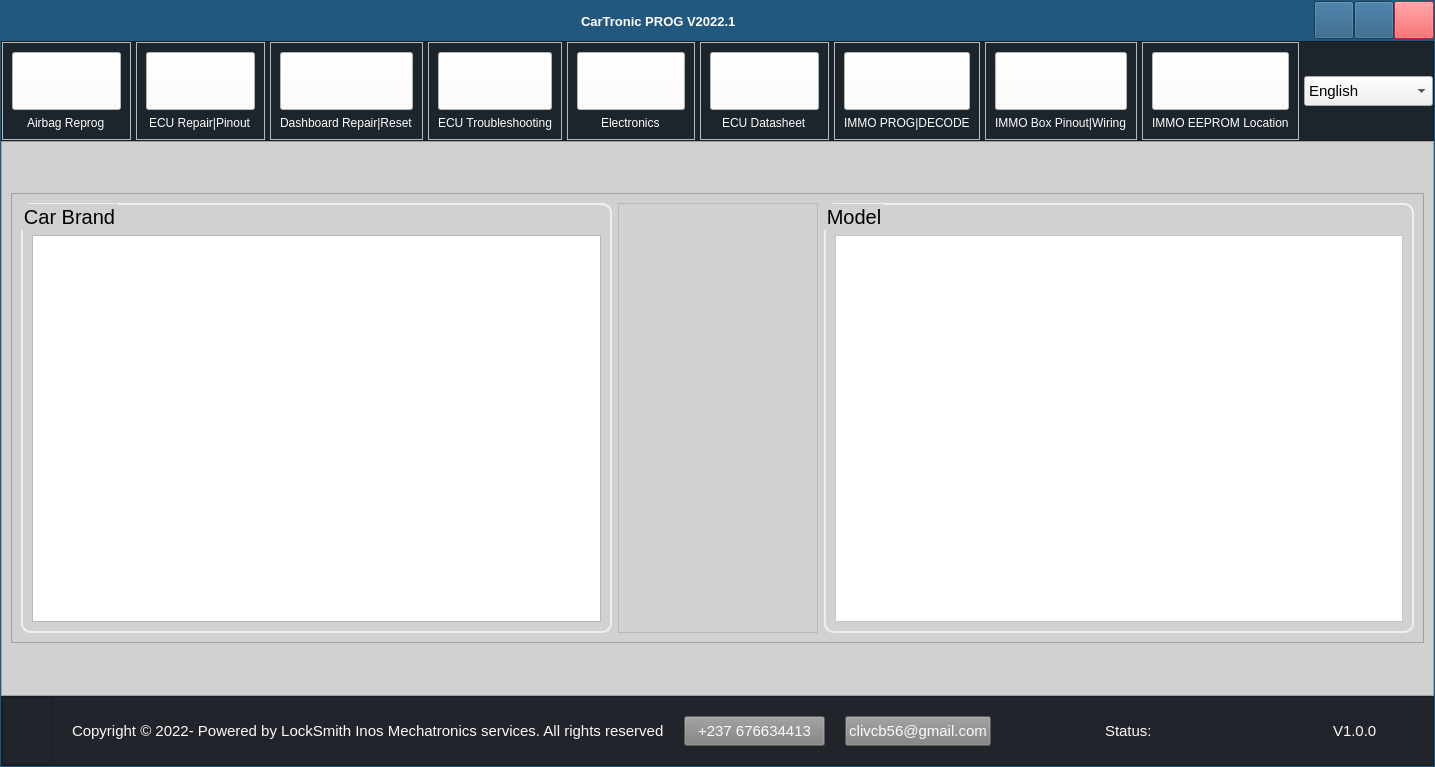
<?xml version="1.0" encoding="UTF-8"?>
<ui version="4.0">
 <class>MainWindow</class>
 <widget class="QMainWindow" name="MainWindow">
  <property name="geometry">
   <rect>
    <x>0</x>
    <y>0</y>
    <width>1435</width>
    <height>767</height>
   </rect>
  </property>
  <property name="windowTitle">
   <string>MainWindow</string>
  </property>
  <widget class="QWidget" name="centralwidget">
   <layout class="QHBoxLayout" name="horizontalLayout_2">
    <property name="spacing">
     <number>0</number>
    </property>
    <property name="leftMargin">
     <number>0</number>
    </property>
    <property name="topMargin">
     <number>0</number>
    </property>
    <property name="rightMargin">
     <number>0</number>
    </property>
    <property name="bottomMargin">
     <number>0</number>
    </property>
    <item>
     <widget class="QFrame" name="frame_main">
      <property name="sizePolicy">
       <sizepolicy hsizetype="Preferred" vsizetype="Preferred">
        <horstretch>0</horstretch>
        <verstretch>0</verstretch>
       </sizepolicy>
      </property>
      <property name="styleSheet">
       <string notr="true">#frame_main {
border: 1px solid #22577E;
}</string>
      </property>
      <property name="frameShape">
       <enum>QFrame::StyledPanel</enum>
      </property>
      <property name="frameShadow">
       <enum>QFrame::Raised</enum>
      </property>
      <layout class="QVBoxLayout" name="verticalLayout">
       <property name="spacing">
        <number>0</number>
       </property>
       <property name="leftMargin">
        <number>0</number>
       </property>
       <property name="topMargin">
        <number>0</number>
       </property>
       <property name="rightMargin">
        <number>0</number>
       </property>
       <property name="bottomMargin">
        <number>0</number>
       </property>
       <item>
        <widget class="QFrame" name="window_bar">
         <property name="maximumSize">
          <size>
           <width>16777215</width>
           <height>40</height>
          </size>
         </property>
         <property name="styleSheet">
          <string notr="true">background-color: #4D77FF;
color: white;</string>
         </property>
         <property name="frameShape">
          <enum>QFrame::NoFrame</enum>
         </property>
         <property name="frameShadow">
          <enum>QFrame::Raised</enum>
         </property>
         <layout class="QVBoxLayout" name="verticalLayout_5">
          <property name="spacing">
           <number>0</number>
          </property>
          <property name="leftMargin">
           <number>0</number>
          </property>
          <property name="topMargin">
           <number>0</number>
          </property>
          <property name="rightMargin">
           <number>0</number>
          </property>
          <property name="bottomMargin">
           <number>0</number>
          </property>
          <item>
           <widget class="QFrame" name="navbar">
            <property name="minimumSize">
             <size>
              <width>0</width>
              <height>40</height>
             </size>
            </property>
            <property name="maximumSize">
             <size>
              <width>16777215</width>
              <height>40</height>
             </size>
            </property>
            <property name="styleSheet">
             <string notr="true">background-color: #22577E;</string>
            </property>
            <property name="frameShape">
             <enum>QFrame::NoFrame</enum>
            </property>
            <property name="frameShadow">
             <enum>QFrame::Raised</enum>
            </property>
            <layout class="QHBoxLayout" name="horizontalLayout_8">
             <property name="spacing">
              <number>0</number>
             </property>
             <property name="leftMargin">
              <number>0</number>
             </property>
             <property name="topMargin">
              <number>0</number>
             </property>
             <property name="rightMargin">
              <number>0</number>
             </property>
             <property name="bottomMargin">
              <number>0</number>
             </property>
             <item>
              <widget class="QFrame" name="nav_title">
               <property name="minimumSize">
                <size>
                 <width>0</width>
                 <height>0</height>
                </size>
               </property>
               <property name="styleSheet">
                <string notr="true"/>
               </property>
               <property name="frameShape">
                <enum>QFrame::NoFrame</enum>
               </property>
               <property name="frameShadow">
                <enum>QFrame::Raised</enum>
               </property>
               <layout class="QHBoxLayout" name="horizontalLayout_10" stretch="0">
                <property name="spacing">
                 <number>0</number>
                </property>
                <property name="leftMargin">
                 <number>8</number>
                </property>
                <property name="topMargin">
                 <number>0</number>
                </property>
                <property name="rightMargin">
                 <number>10</number>
                </property>
                <property name="bottomMargin">
                 <number>0</number>
                </property>
                <item alignment="Qt::AlignHCenter">
                 <widget class="QLabel" name="label_title_bar_top">
                  <property name="font">
                   <font>
                    <family>Segoe UI</family>
                    <pointsize>10</pointsize>
                    <weight>75</weight>
                    <bold>true</bold>
                   </font>
                  </property>
                  <property name="styleSheet">
                   <string notr="true">background: none;
margin-left: 5px;</string>
                  </property>
                  <property name="text">
                   <string>CarTronic PROG V2022.1</string>
                  </property>
                 </widget>
                </item>
               </layout>
              </widget>
             </item>
             <item>
              <widget class="QFrame" name="nav_buttons">
               <property name="maximumSize">
                <size>
                 <width>120</width>
                 <height>16777215</height>
                </size>
               </property>
               <property name="styleSheet">
                <string notr="true">QPushButton {
background-position: left center;
}

#minimize_button:hover, #maximize_button:hover {
background-color: rgb(44, 49, 60);
}

#close_button:hover {
color: #F7E2E2;
}</string>
               </property>
               <property name="frameShape">
                <enum>QFrame::NoFrame</enum>
               </property>
               <property name="frameShadow">
                <enum>QFrame::Raised</enum>
               </property>
               <layout class="QHBoxLayout" name="horizontalLayout_9">
                <property name="spacing">
                 <number>0</number>
                </property>
                <property name="leftMargin">
                 <number>0</number>
                </property>
                <property name="topMargin">
                 <number>0</number>
                </property>
                <property name="rightMargin">
                 <number>0</number>
                </property>
                <property name="bottomMargin">
                 <number>0</number>
                </property>
                <item>
                 <widget class="QPushButton" name="minimize_button">
                  <property name="sizePolicy">
                   <sizepolicy hsizetype="Minimum" vsizetype="Expanding">
                    <horstretch>0</horstretch>
                    <verstretch>0</verstretch>
                   </sizepolicy>
                  </property>
                  <property name="toolTip">
                   <string>Minimize</string>
                  </property>
                  <property name="toolTipDuration">
                   <number>2000</number>
                  </property>
                  <property name="styleSheet">
                   <string notr="true">text-align: center;
margin-bottom: 2px;</string>
                  </property>
                  <property name="text">
                   <string/>
                  </property>
                 </widget>
                </item>
                <item>
                 <widget class="QPushButton" name="maximize_button">
                  <property name="sizePolicy">
                   <sizepolicy hsizetype="Minimum" vsizetype="Expanding">
                    <horstretch>0</horstretch>
                    <verstretch>0</verstretch>
                   </sizepolicy>
                  </property>
                  <property name="toolTip">
                   <string>Maximize</string>
                  </property>
                  <property name="toolTipDuration">
                   <number>2000</number>
                  </property>
                  <property name="styleSheet">
                   <string notr="true">text-align: center;
margin-bottom: 2px;</string>
                  </property>
                  <property name="text">
                   <string/>
                  </property>
                 </widget>
                </item>
                <item>
                 <widget class="QPushButton" name="close_button">
                  <property name="sizePolicy">
                   <sizepolicy hsizetype="Minimum" vsizetype="Expanding">
                    <horstretch>0</horstretch>
                    <verstretch>0</verstretch>
                   </sizepolicy>
                  </property>
                  <property name="toolTip">
                   <string>Close</string>
                  </property>
                  <property name="toolTipDuration">
                   <number>2000</number>
                  </property>
                  <property name="styleSheet">
                   <string notr="true">#close_button {
text-align: center;
margin-bottom: 2px;
background-color: rgb(255, 52, 55);
}

#close_button:hover {
background-color: #F7E2E2;
}</string>
                  </property>
                  <property name="text">
                   <string/>
                  </property>
                 </widget>
                </item>
               </layout>
              </widget>
             </item>
            </layout>
           </widget>
          </item>
         </layout>
        </widget>
       </item>
       <item>
        <widget class="QFrame" name="frame_top">
         <property name="minimumSize">
          <size>
           <width>0</width>
           <height>50</height>
          </size>
         </property>
         <property name="maximumSize">
          <size>
           <width>16777215</width>
           <height>100</height>
          </size>
         </property>
         <property name="styleSheet">
          <string notr="true">#frame_top {
color: white;
background: #1c242c;
}
QPushButton {
background-color: white;
font-size: 15px;
}
QPushButton:hover {
background-color: #F0E5CF;
}
QLabel {
color: white;
font-size: 12px;
}</string>
         </property>
         <property name="frameShape">
          <enum>QFrame::StyledPanel</enum>
         </property>
         <property name="frameShadow">
          <enum>QFrame::Raised</enum>
         </property>
         <layout class="QHBoxLayout" name="horizontalLayout_6">
          <property name="spacing">
           <number>5</number>
          </property>
          <property name="leftMargin">
           <number>0</number>
          </property>
          <property name="topMargin">
           <number>0</number>
          </property>
          <property name="rightMargin">
           <number>0</number>
          </property>
          <property name="bottomMargin">
           <number>0</number>
          </property>
          <item>
           <widget class="QFrame" name="frame">
            <property name="frameShape">
             <enum>QFrame::StyledPanel</enum>
            </property>
            <property name="frameShadow">
             <enum>QFrame::Raised</enum>
            </property>
            <layout class="QVBoxLayout" name="verticalLayout_6">
             <item>
              <widget class="QPushButton" name="button_12">
               <property name="sizePolicy">
                <sizepolicy hsizetype="Preferred" vsizetype="Expanding">
                 <horstretch>0</horstretch>
                 <verstretch>0</verstretch>
                </sizepolicy>
               </property>
               <property name="minimumSize">
                <size>
                 <width>0</width>
                 <height>0</height>
                </size>
               </property>
               <property name="maximumSize">
                <size>
                 <width>16777215</width>
                 <height>16777215</height>
                </size>
               </property>
               <property name="toolTip">
                <string>Airbag Reprog</string>
               </property>
               <property name="toolTipDuration">
                <number>2000</number>
               </property>
               <property name="text">
                <string/>
               </property>
               <property name="checkable">
                <bool>true</bool>
               </property>
               <property name="checked">
                <bool>false</bool>
               </property>
               <property name="flat">
                <bool>false</bool>
               </property>
              </widget>
             </item>
             <item alignment="Qt::AlignHCenter">
              <widget class="QLabel" name="label_4">
               <property name="text">
                <string>Airbag Reprog</string>
               </property>
              </widget>
             </item>
            </layout>
           </widget>
          </item>
          <item>
           <widget class="QFrame" name="frame_6">
            <property name="frameShape">
             <enum>QFrame::StyledPanel</enum>
            </property>
            <property name="frameShadow">
             <enum>QFrame::Raised</enum>
            </property>
            <layout class="QVBoxLayout" name="verticalLayout_7">
             <item>
              <widget class="QPushButton" name="button_14">
               <property name="sizePolicy">
                <sizepolicy hsizetype="Preferred" vsizetype="Expanding">
                 <horstretch>0</horstretch>
                 <verstretch>0</verstretch>
                </sizepolicy>
               </property>
               <property name="minimumSize">
                <size>
                 <width>0</width>
                 <height>0</height>
                </size>
               </property>
               <property name="maximumSize">
                <size>
                 <width>16777215</width>
                 <height>16777215</height>
                </size>
               </property>
               <property name="toolTip">
                <string>ECU Repair|Pinout</string>
               </property>
               <property name="toolTipDuration">
                <number>2000</number>
               </property>
               <property name="text">
                <string/>
               </property>
               <property name="checkable">
                <bool>true</bool>
               </property>
               <property name="checked">
                <bool>false</bool>
               </property>
               <property name="flat">
                <bool>false</bool>
               </property>
              </widget>
             </item>
             <item alignment="Qt::AlignHCenter">
              <widget class="QLabel" name="label_5">
               <property name="text">
                <string>ECU Repair|Pinout</string>
               </property>
              </widget>
             </item>
            </layout>
           </widget>
          </item>
          <item>
           <widget class="QFrame" name="frame_7">
            <property name="frameShape">
             <enum>QFrame::StyledPanel</enum>
            </property>
            <property name="frameShadow">
             <enum>QFrame::Raised</enum>
            </property>
            <layout class="QVBoxLayout" name="verticalLayout_8">
             <item>
              <widget class="QPushButton" name="button_11">
               <property name="sizePolicy">
                <sizepolicy hsizetype="Preferred" vsizetype="Expanding">
                 <horstretch>0</horstretch>
                 <verstretch>0</verstretch>
                </sizepolicy>
               </property>
               <property name="minimumSize">
                <size>
                 <width>0</width>
                 <height>0</height>
                </size>
               </property>
               <property name="maximumSize">
                <size>
                 <width>16777215</width>
                 <height>16777215</height>
                </size>
               </property>
               <property name="toolTip">
                <string>Dashboard Repair and Reset</string>
               </property>
               <property name="toolTipDuration">
                <number>2000</number>
               </property>
               <property name="text">
                <string/>
               </property>
               <property name="checkable">
                <bool>true</bool>
               </property>
               <property name="checked">
                <bool>false</bool>
               </property>
               <property name="flat">
                <bool>false</bool>
               </property>
              </widget>
             </item>
             <item alignment="Qt::AlignHCenter">
              <widget class="QLabel" name="label_6">
               <property name="text">
                <string>Dashboard Repair|Reset</string>
               </property>
              </widget>
             </item>
            </layout>
           </widget>
          </item>
          <item>
           <widget class="QFrame" name="frame_8">
            <property name="frameShape">
             <enum>QFrame::StyledPanel</enum>
            </property>
            <property name="frameShadow">
             <enum>QFrame::Raised</enum>
            </property>
            <layout class="QVBoxLayout" name="verticalLayout_9">
             <item>
              <widget class="QPushButton" name="button_16">
               <property name="sizePolicy">
                <sizepolicy hsizetype="Preferred" vsizetype="Expanding">
                 <horstretch>0</horstretch>
                 <verstretch>0</verstretch>
                </sizepolicy>
               </property>
               <property name="minimumSize">
                <size>
                 <width>0</width>
                 <height>0</height>
                </size>
               </property>
               <property name="maximumSize">
                <size>
                 <width>16777215</width>
                 <height>16777215</height>
                </size>
               </property>
               <property name="toolTip">
                <string>ECU Troubleshooting</string>
               </property>
               <property name="toolTipDuration">
                <number>2000</number>
               </property>
               <property name="text">
                <string/>
               </property>
               <property name="checkable">
                <bool>true</bool>
               </property>
               <property name="checked">
                <bool>false</bool>
               </property>
               <property name="flat">
                <bool>false</bool>
               </property>
              </widget>
             </item>
             <item alignment="Qt::AlignHCenter">
              <widget class="QLabel" name="label_7">
               <property name="text">
                <string>ECU Troubleshooting</string>
               </property>
              </widget>
             </item>
            </layout>
           </widget>
          </item>
          <item>
           <widget class="QFrame" name="frame_11">
            <property name="frameShape">
             <enum>QFrame::StyledPanel</enum>
            </property>
            <property name="frameShadow">
             <enum>QFrame::Raised</enum>
            </property>
            <layout class="QVBoxLayout" name="verticalLayout_13">
             <item>
              <widget class="QPushButton" name="button_9">
               <property name="sizePolicy">
                <sizepolicy hsizetype="Preferred" vsizetype="Expanding">
                 <horstretch>0</horstretch>
                 <verstretch>0</verstretch>
                </sizepolicy>
               </property>
               <property name="minimumSize">
                <size>
                 <width>0</width>
                 <height>0</height>
                </size>
               </property>
               <property name="maximumSize">
                <size>
                 <width>16777215</width>
                 <height>16777215</height>
                </size>
               </property>
               <property name="toolTip">
                <string>Electronics</string>
               </property>
               <property name="toolTipDuration">
                <number>2000</number>
               </property>
               <property name="text">
                <string/>
               </property>
               <property name="checkable">
                <bool>true</bool>
               </property>
               <property name="checked">
                <bool>false</bool>
               </property>
               <property name="flat">
                <bool>false</bool>
               </property>
              </widget>
             </item>
             <item alignment="Qt::AlignHCenter">
              <widget class="QLabel" name="label_8">
               <property name="text">
                <string>Electronics</string>
               </property>
              </widget>
             </item>
            </layout>
           </widget>
          </item>
          <item>
           <widget class="QFrame" name="frame_12">
            <property name="frameShape">
             <enum>QFrame::StyledPanel</enum>
            </property>
            <property name="frameShadow">
             <enum>QFrame::Raised</enum>
            </property>
            <layout class="QVBoxLayout" name="verticalLayout_14">
             <item>
              <widget class="QPushButton" name="button_17">
               <property name="sizePolicy">
                <sizepolicy hsizetype="Preferred" vsizetype="Expanding">
                 <horstretch>0</horstretch>
                 <verstretch>0</verstretch>
                </sizepolicy>
               </property>
               <property name="minimumSize">
                <size>
                 <width>0</width>
                 <height>0</height>
                </size>
               </property>
               <property name="maximumSize">
                <size>
                 <width>16777215</width>
                 <height>16777215</height>
                </size>
               </property>
               <property name="toolTip">
                <string>ECU Datasheet</string>
               </property>
               <property name="toolTipDuration">
                <number>2000</number>
               </property>
               <property name="text">
                <string/>
               </property>
               <property name="checkable">
                <bool>true</bool>
               </property>
               <property name="checked">
                <bool>false</bool>
               </property>
               <property name="flat">
                <bool>false</bool>
               </property>
              </widget>
             </item>
             <item alignment="Qt::AlignHCenter">
              <widget class="QLabel" name="label_9">
               <property name="text">
                <string>ECU Datasheet</string>
               </property>
              </widget>
             </item>
            </layout>
           </widget>
          </item>
          <item>
           <widget class="QFrame" name="frame_9">
            <property name="frameShape">
             <enum>QFrame::StyledPanel</enum>
            </property>
            <property name="frameShadow">
             <enum>QFrame::Raised</enum>
            </property>
            <layout class="QVBoxLayout" name="verticalLayout_11">
             <item>
              <widget class="QPushButton" name="button_15">
               <property name="sizePolicy">
                <sizepolicy hsizetype="Preferred" vsizetype="Expanding">
                 <horstretch>0</horstretch>
                 <verstretch>0</verstretch>
                </sizepolicy>
               </property>
               <property name="minimumSize">
                <size>
                 <width>0</width>
                 <height>0</height>
                </size>
               </property>
               <property name="maximumSize">
                <size>
                 <width>16777215</width>
                 <height>16777215</height>
                </size>
               </property>
               <property name="toolTip">
                <string>Immobilizer Prog|Decode</string>
               </property>
               <property name="toolTipDuration">
                <number>2000</number>
               </property>
               <property name="text">
                <string/>
               </property>
               <property name="checkable">
                <bool>true</bool>
               </property>
               <property name="checked">
                <bool>false</bool>
               </property>
               <property name="flat">
                <bool>false</bool>
               </property>
              </widget>
             </item>
             <item alignment="Qt::AlignHCenter">
              <widget class="QLabel" name="label_10">
               <property name="text">
                <string>IMMO PROG|DECODE</string>
               </property>
              </widget>
             </item>
            </layout>
           </widget>
          </item>
          <item>
           <widget class="QFrame" name="frame_13">
            <property name="frameShape">
             <enum>QFrame::StyledPanel</enum>
            </property>
            <property name="frameShadow">
             <enum>QFrame::Raised</enum>
            </property>
            <layout class="QVBoxLayout" name="verticalLayout_10">
             <item>
              <widget class="QPushButton" name="button_13">
               <property name="sizePolicy">
                <sizepolicy hsizetype="Preferred" vsizetype="Expanding">
                 <horstretch>0</horstretch>
                 <verstretch>0</verstretch>
                </sizepolicy>
               </property>
               <property name="minimumSize">
                <size>
                 <width>0</width>
                 <height>0</height>
                </size>
               </property>
               <property name="maximumSize">
                <size>
                 <width>16777215</width>
                 <height>16777215</height>
                </size>
               </property>
               <property name="toolTip">
                <string>Immobilizer Box Pinout|Wiring</string>
               </property>
               <property name="toolTipDuration">
                <number>2000</number>
               </property>
               <property name="text">
                <string/>
               </property>
               <property name="checkable">
                <bool>true</bool>
               </property>
               <property name="checked">
                <bool>false</bool>
               </property>
               <property name="flat">
                <bool>false</bool>
               </property>
              </widget>
             </item>
             <item alignment="Qt::AlignHCenter">
              <widget class="QLabel" name="label_11">
               <property name="text">
                <string>IMMO Box Pinout|Wiring</string>
               </property>
              </widget>
             </item>
            </layout>
           </widget>
          </item>
          <item>
           <widget class="QFrame" name="frame_10">
            <property name="frameShape">
             <enum>QFrame::StyledPanel</enum>
            </property>
            <property name="frameShadow">
             <enum>QFrame::Raised</enum>
            </property>
            <layout class="QVBoxLayout" name="verticalLayout_12">
             <item>
              <widget class="QPushButton" name="button_10">
               <property name="sizePolicy">
                <sizepolicy hsizetype="Preferred" vsizetype="Expanding">
                 <horstretch>0</horstretch>
                 <verstretch>0</verstretch>
                </sizepolicy>
               </property>
               <property name="minimumSize">
                <size>
                 <width>0</width>
                 <height>0</height>
                </size>
               </property>
               <property name="maximumSize">
                <size>
                 <width>16777215</width>
                 <height>16777215</height>
                </size>
               </property>
               <property name="toolTip">
                <string>Immobilizer EEPROM Location</string>
               </property>
               <property name="toolTipDuration">
                <number>2000</number>
               </property>
               <property name="text">
                <string/>
               </property>
               <property name="checkable">
                <bool>true</bool>
               </property>
               <property name="checked">
                <bool>false</bool>
               </property>
               <property name="flat">
                <bool>false</bool>
               </property>
              </widget>
             </item>
             <item alignment="Qt::AlignHCenter">
              <widget class="QLabel" name="label_12">
               <property name="text">
                <string>IMMO EEPROM Location</string>
               </property>
              </widget>
             </item>
            </layout>
           </widget>
          </item>
          <item>
           <widget class="QComboBox" name="comboBox">
            <property name="minimumSize">
             <size>
              <width>0</width>
              <height>30</height>
             </size>
            </property>
            <property name="styleSheet">
             <string notr="true">font-size: 15px;</string>
            </property>
            <item>
             <property name="text">
              <string>English</string>
             </property>
            </item>
           </widget>
          </item>
         </layout>
        </widget>
       </item>
       <item>
        <widget class="QFrame" name="frame_center">
         <property name="styleSheet">
          <string notr="true">#frame_center {
background-color: #D1D1D1;
}
QListView {
background-color: white;
}
#view, #groupBox_2, #groupBox_3 {
background-color: #D1D1D1;
}</string>
         </property>
         <property name="frameShape">
          <enum>QFrame::StyledPanel</enum>
         </property>
         <property name="frameShadow">
          <enum>QFrame::Raised</enum>
         </property>
         <layout class="QVBoxLayout" name="verticalLayout_4">
          <item>
           <widget class="QFrame" name="view">
            <property name="minimumSize">
             <size>
              <width>0</width>
              <height>350</height>
             </size>
            </property>
            <property name="maximumSize">
             <size>
              <width>16777215</width>
              <height>450</height>
             </size>
            </property>
            <property name="styleSheet">
             <string notr="true">font-size: 20px;
</string>
            </property>
            <property name="frameShape">
             <enum>QFrame::StyledPanel</enum>
            </property>
            <property name="frameShadow">
             <enum>QFrame::Raised</enum>
            </property>
            <layout class="QHBoxLayout" name="horizontalLayout">
             <item>
              <widget class="QGroupBox" name="groupBox_3">
               <property name="maximumSize">
                <size>
                 <width>16777215</width>
                 <height>500</height>
                </size>
               </property>
               <property name="styleSheet">
                <string notr="true">#groupBox_3 {
border: 2px solid #EFEFEF;
background-color: #D1D1D1;
border-radius: 10px;
}</string>
               </property>
               <property name="title">
                <string>Car Brand</string>
               </property>
               <property name="flat">
                <bool>false</bool>
               </property>
               <layout class="QVBoxLayout" name="verticalLayout_3">
                <property name="topMargin">
                 <number>30</number>
                </property>
                <item>
                 <widget class="QTreeView" name="dropdown_tree">
                  <property name="iconSize">
                   <size>
                    <width>40</width>
                    <height>40</height>
                   </size>
                  </property>
                 </widget>
                </item>
               </layout>
              </widget>
             </item>
             <item>
              <widget class="QFrame" name="frame_3">
               <property name="minimumSize">
                <size>
                 <width>200</width>
                 <height>0</height>
                </size>
               </property>
               <property name="maximumSize">
                <size>
                 <width>100</width>
                 <height>480</height>
                </size>
               </property>
               <property name="styleSheet">
                <string notr="true">QPushButton {
background-color: grey;
color: white;
}</string>
               </property>
               <property name="frameShape">
                <enum>QFrame::StyledPanel</enum>
               </property>
               <property name="frameShadow">
                <enum>QFrame::Raised</enum>
               </property>
               <layout class="QVBoxLayout" name="verticalLayout_15">
                <property name="leftMargin">
                 <number>0</number>
                </property>
                <property name="topMargin">
                 <number>0</number>
                </property>
                <property name="rightMargin">
                 <number>0</number>
                </property>
                <property name="bottomMargin">
                 <number>0</number>
                </property>
               </layout>
              </widget>
             </item>
             <item>
              <widget class="QGroupBox" name="groupBox_2">
               <property name="maximumSize">
                <size>
                 <width>16777215</width>
                 <height>500</height>
                </size>
               </property>
               <property name="styleSheet">
                <string notr="true">#groupBox_2 {
border: 2px solid #EFEFEF;
background-color: #D1D1D1;
border-radius: 10px;
}</string>
               </property>
               <property name="title">
                <string>Model</string>
               </property>
               <property name="flat">
                <bool>false</bool>
               </property>
               <property name="checkable">
                <bool>false</bool>
               </property>
               <layout class="QVBoxLayout" name="verticalLayout_2" stretch="0">
                <property name="spacing">
                 <number>100</number>
                </property>
                <property name="topMargin">
                 <number>30</number>
                </property>
                <property name="rightMargin">
                 <number>9</number>
                </property>
                <item>
                 <widget class="QListView" name="dropdown_menu"/>
                </item>
               </layout>
              </widget>
             </item>
            </layout>
           </widget>
          </item>
         </layout>
        </widget>
       </item>
       <item>
        <widget class="QFrame" name="footer">
         <property name="minimumSize">
          <size>
           <width>0</width>
           <height>70</height>
          </size>
         </property>
         <property name="maximumSize">
          <size>
           <width>16777215</width>
           <height>70</height>
          </size>
         </property>
         <property name="styleSheet">
          <string notr="true">background-color: rgb(33, 37, 43);
color: rgb(255, 249, 250);
font-size: 15px;</string>
         </property>
         <property name="frameShape">
          <enum>QFrame::StyledPanel</enum>
         </property>
         <property name="frameShadow">
          <enum>QFrame::Raised</enum>
         </property>
         <layout class="QHBoxLayout" name="horizontalLayout_5">
          <property name="spacing">
           <number>20</number>
          </property>
          <property name="leftMargin">
           <number>0</number>
          </property>
          <property name="topMargin">
           <number>0</number>
          </property>
          <property name="rightMargin">
           <number>0</number>
          </property>
          <property name="bottomMargin">
           <number>0</number>
          </property>
          <item>
           <widget class="QFrame" name="frame_2">
            <property name="maximumSize">
             <size>
              <width>50</width>
              <height>16777215</height>
             </size>
            </property>
            <property name="frameShape">
             <enum>QFrame::StyledPanel</enum>
            </property>
            <property name="frameShadow">
             <enum>QFrame::Raised</enum>
            </property>
            <layout class="QVBoxLayout" name="verticalLayout_16">
             <property name="spacing">
              <number>0</number>
             </property>
             <property name="leftMargin">
              <number>0</number>
             </property>
             <property name="topMargin">
              <number>0</number>
             </property>
             <property name="rightMargin">
              <number>0</number>
             </property>
             <property name="bottomMargin">
              <number>0</number>
             </property>
             <item>
              <widget class="QPushButton" name="logo_button">
               <property name="sizePolicy">
                <sizepolicy hsizetype="Minimum" vsizetype="Expanding">
                 <horstretch>0</horstretch>
                 <verstretch>0</verstretch>
                </sizepolicy>
               </property>
               <property name="styleSheet">
                <string notr="true">border: none;</string>
               </property>
               <property name="text">
                <string/>
               </property>
               <property name="iconSize">
                <size>
                 <width>50</width>
                 <height>55</height>
                </size>
               </property>
              </widget>
             </item>
            </layout>
           </widget>
          </item>
          <item>
           <widget class="QLabel" name="label_3">
            <property name="sizePolicy">
             <sizepolicy hsizetype="Preferred" vsizetype="Preferred">
              <horstretch>0</horstretch>
              <verstretch>0</verstretch>
             </sizepolicy>
            </property>
            <property name="text">
             <string>Copyright ©️ 2022- Powered by LockSmith Inos Mechatronics services. All rights reserved</string>
            </property>
            <property name="margin">
             <number>4</number>
            </property>
           </widget>
          </item>
          <item>
           <widget class="QPushButton" name="whatsapp_button">
            <property name="minimumSize">
             <size>
              <width>0</width>
              <height>30</height>
             </size>
            </property>
            <property name="maximumSize">
             <size>
              <width>150</width>
              <height>16777215</height>
             </size>
            </property>
            <property name="accessibleName">
             <string/>
            </property>
            <property name="styleSheet">
             <string notr="true">background-color: gray;</string>
            </property>
            <property name="text">
             <string>+237 676634413</string>
            </property>
           </widget>
          </item>
          <item>
           <widget class="QPushButton" name="gmail_button">
            <property name="minimumSize">
             <size>
              <width>0</width>
              <height>30</height>
             </size>
            </property>
            <property name="maximumSize">
             <size>
              <width>150</width>
              <height>16777215</height>
             </size>
            </property>
            <property name="accessibleName">
             <string/>
            </property>
            <property name="styleSheet">
             <string notr="true">background-color: gray;</string>
            </property>
            <property name="text">
             <string>clivcb56@gmail.com</string>
            </property>
           </widget>
          </item>
          <item alignment="Qt::AlignRight">
           <widget class="QLabel" name="book_status">
            <property name="sizePolicy">
             <sizepolicy hsizetype="Expanding" vsizetype="Preferred">
              <horstretch>0</horstretch>
              <verstretch>0</verstretch>
             </sizepolicy>
            </property>
            <property name="minimumSize">
             <size>
              <width>0</width>
              <height>0</height>
             </size>
            </property>
            <property name="maximumSize">
             <size>
              <width>16777215</width>
              <height>16777215</height>
             </size>
            </property>
            <property name="text">
             <string>Status:</string>
            </property>
           </widget>
          </item>
          <item>
           <widget class="QLabel" name="message">
            <property name="focusPolicy">
             <enum>Qt::StrongFocus</enum>
            </property>
            <property name="styleSheet">
             <string notr="true">color: #49FF00;</string>
            </property>
            <property name="text">
             <string/>
            </property>
           </widget>
          </item>
          <item>
           <widget class="QLabel" name="label_2">
            <property name="sizePolicy">
             <sizepolicy hsizetype="Fixed" vsizetype="Preferred">
              <horstretch>0</horstretch>
              <verstretch>0</verstretch>
             </sizepolicy>
            </property>
            <property name="maximumSize">
             <size>
              <width>60</width>
              <height>40</height>
             </size>
            </property>
            <property name="text">
             <string>V1.0.0</string>
            </property>
            <property name="margin">
             <number>5</number>
            </property>
           </widget>
          </item>
          <item alignment="Qt::AlignBottom">
           <widget class="QFrame" name="size_grip">
            <property name="minimumSize">
             <size>
              <width>20</width>
              <height>20</height>
             </size>
            </property>
            <property name="maximumSize">
             <size>
              <width>20</width>
              <height>20</height>
             </size>
            </property>
            <property name="styleSheet">
             <string notr="true">QSizeGrip {
	background-position: center;
	background-repeat: no-reperat;
}</string>
            </property>
            <property name="frameShape">
             <enum>QFrame::NoFrame</enum>
            </property>
            <property name="frameShadow">
             <enum>QFrame::Raised</enum>
            </property>
           </widget>
          </item>
         </layout>
        </widget>
       </item>
      </layout>
     </widget>
    </item>
   </layout>
  </widget>
 </widget>
 <resources/>
 <connections/>
</ui>
